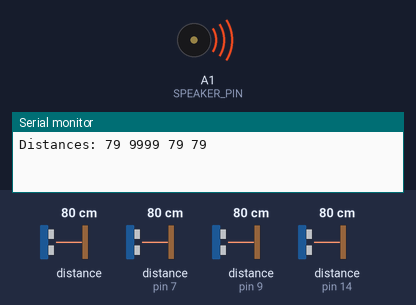
This sketch was run on a simulated Arduino Nano, built with avr-gcc and run on an emulated ATmega328P. Parts: buzzer (waves = sounding), the last lines printed to the serial monitor. Wiring (inferred from the names in the program): 3 × ultrasonic range finder: trigger pin 6, echo pin 7 / trigger pin 8, echo pin 9 / trigger pin 13, echo pin 14; range finder with pulse-width output: data pin 0. The test bench sets the inputs (shaded band); at power-on: distance to the obstacle 80 cm, distance to the obstacle (sensors on pin 7, pin 9, pin 14) 80 cm. The echo pulse lasts 58.3 µs per cm; random numbers use the default seed unless the sketch sets one.

Above: at 0.3 s.
At 2.32 s:
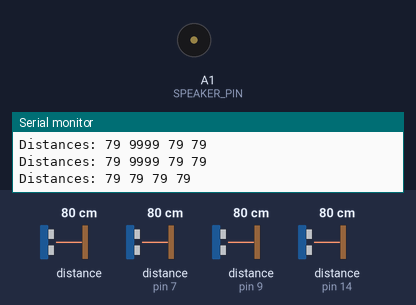
Timing chart, 0 to 3.0 s (numbered marks = the images above):
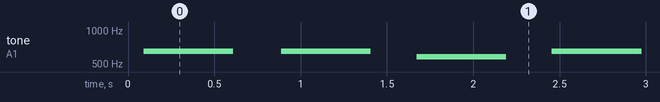

The sketch:

script.ino
```cpp
#include <Arduino.h>
#include "pitches.h"

// Define some fixed variables re: the keyboard
const int numKeys = 3; // This is a 13-key keyboard
const int buttons[numKeys] = {5, 3, A6}; // The keys will be connected to these pins on the Arduino

// Initialize the notePlaying array to be all zeros. This array describes the status of all the notes - whether it is currently playing or not ('YES playing' or 'NOT playing').
bool notePlaying[numKeys] = {0};  // bool has two states: [0 and 1] = [FALSE and TRUE] = [LOW and HIGH]. 0 = this note is not playing (the key is not pressed); 1 = this note is already playing (the key is pressed)

// Notes to play based on sensors
// int notes[] = {NOTE_C3, NOTE_D3, NOTE_F3, NOTE_A3};
// int notes[] = {NOTE_C4, NOTE_E4, NOTE_G4, NOTE_B4};
int notes[] = {NOTE_C5, NOTE_D5, NOTE_E5, NOTE_F5};

// Ultrasonic sensor pins
#define SENSOR1_TRIG 13
#define SENSOR1_EC 14
#define SENSOR2_TRIG 1
#define SENSOR2_EC 0
#define SENSOR3_TRIG 8
#define SENSOR3_EC 9
#define SENSOR4_TRIG 6
#define SENSOR4_EC 7

// Speaker connected to PAM8302A
#define SPEAKER_PIN A1 // PWM-capable pin connected to PAM8302A

// Volume control (percentage: 0 to 100)
int volume = 100;

void setup() {
  Serial.begin(9600);

  // define pinMode for all the buttons as INPUT
  for (int i = 0; i < numKeys; i++) {
    pinMode(buttons[i], INPUT);
  }

  // set up the built-in LED as an OUTPUT (If we don't do this, the Arduino does not know "how to talk to" the built-inLED and we wouldn't be able to use it)
  pinMode(LED_BUILTIN, OUTPUT);

  // Initialize ultrasonic sensor pins
  pinMode(SENSOR1_TRIG, OUTPUT);
  pinMode(SENSOR1_EC, INPUT);
  pinMode(SENSOR2_TRIG, OUTPUT);
  pinMode(SENSOR2_EC, INPUT);
  pinMode(SENSOR3_TRIG, OUTPUT);
  pinMode(SENSOR3_EC, INPUT);
  pinMode(SENSOR4_TRIG, OUTPUT);
  pinMode(SENSOR4_EC, INPUT);

  // Initialize speaker pin
  pinMode(SPEAKER_PIN, OUTPUT);
}

void loop() {
  // Get distances from all sensors
  int distances[] = {
    getDistance(SENSOR1_TRIG, SENSOR1_EC),
    getDistance(SENSOR2_TRIG, SENSOR2_EC),
    getDistance(SENSOR3_TRIG, SENSOR3_EC),
    getDistance(SENSOR4_TRIG, SENSOR4_EC)
  };

  // Log distances for debugging
  Serial.print("Distances: ");
  for (int i = 0; i < 4; i++) {
    Serial.print(distances[i]);
    Serial.print(" ");
  }
  Serial.println();

  // Determine the closest sensor
  int closestIndex = getClosestSensor(distances);

  // Play the corresponding note if a valid sensor is selected
  if (closestIndex != -1) {
    playBeepingTone(notes[closestIndex], 500, volume); // Play the note with beeping effect
  } else {
    analogWrite(SPEAKER_PIN, 0); // Ensure no sound if no valid sensor
  }

  delay(200); // Short delay before the next cycle
}

int getDistance(int trigPin, int echoPin) {
  // Trigger the sensor
  digitalWrite(trigPin, LOW);
  delayMicroseconds(2);
  digitalWrite(trigPin, HIGH);
  delayMicroseconds(10);
  digitalWrite(trigPin, LOW);

  // Read the echo pulse
  long duration = pulseIn(echoPin, HIGH, 30000); // Timeout of 30 ms

  // Calculate distance in cm (speed of sound ~0.0343 cm/us)
  int distance = (duration * 0.0343) / 2;
  return distance > 0 ? distance : 9999; // Return a large number if no reading
}

int getClosestSensor(int distances[]) {
  int minDistance = 9999; // Start with a high value
  int closestIndex = -1;
  int tieIndices[4]; // To handle ties
  int tieCount = 0;

  // Find the minimum distance
  for (int i = 0; i < 4; i++) {
    if (distances[i] < minDistance) {
      minDistance = distances[i];
      closestIndex = i;
      tieCount = 0; // Reset tie count
      tieIndices[tieCount++] = i; // Add this index as the first tie
    } else if (distances[i] == minDistance) {
      tieIndices[tieCount++] = i; // Add to tie list
    }
  }

  // If there are ties, pick a random one
  if (tieCount > 1) {
    closestIndex = tieIndices[random(0, tieCount)];
  }

  return closestIndex; // Return the closest sensor index
}

// Function to generate a beeping tone with adjustable volume
void playBeepingTone(int frequency, int duration, int amplitudePercentage) {
  const int maxAmplitude = 255; // Max PWM value (8-bit resolution)
  int amplitude = map(amplitudePercentage, 0, 100, 0, maxAmplitude); // Map percentage to 0-255
  long period = 1000000L / frequency; // Period of the wave in microseconds
  long halfPeriod = period / 2;

  unsigned long startMillis = millis();
  while (millis() - startMillis < duration) {
    analogWrite(SPEAKER_PIN, amplitude); // High with adjusted amplitude
    delayMicroseconds(halfPeriod);

    analogWrite(SPEAKER_PIN, 0);        // Low
    delayMicroseconds(halfPeriod);
  }

  // Small pause to create the beeping effect
  delay(50); // Pause between beeps

}
```

pitches.h
```cpp
/*************************************************
 * Public Constants
 *************************************************/

#define NOTE_B0  31
#define NOTE_C1  33
#define NOTE_CS1 35
#define NOTE_D1  37
#define NOTE_DS1 39
#define NOTE_E1  41
#define NOTE_F1  44
#define NOTE_FS1 46
#define NOTE_G1  49
#define NOTE_GS1 52
#define NOTE_A1  55
#define NOTE_AS1 58
#define NOTE_B1  62
#define NOTE_C2  65
#define NOTE_CS2 69
#define NOTE_D2  73
#define NOTE_DS2 78
#define NOTE_E2  82
#define NOTE_F2  87
#define NOTE_FS2 93
#define NOTE_G2  98
#define NOTE_GS2 104
#define NOTE_A2  110
#define NOTE_AS2 117
#define NOTE_B2  123
#define NOTE_C3  131
#define NOTE_CS3 139
#define NOTE_D3  147
#define NOTE_DS3 156
#define NOTE_E3  165
#define NOTE_F3  175
#define NOTE_FS3 185
#define NOTE_G3  196
#define NOTE_GS3 208
#define NOTE_A3  220
#define NOTE_AS3 233
#define NOTE_B3  247
#define NOTE_C4  262
#define NOTE_CS4 277
#define NOTE_D4  294
#define NOTE_DS4 311
#define NOTE_E4  330
#define NOTE_F4  349
#define NOTE_FS4 370
#define NOTE_G4  392
#define NOTE_GS4 415
#define NOTE_A4  440
#define NOTE_AS4 466
#define NOTE_B4  494
#define NOTE_C5  523
#define NOTE_CS5 554
#define NOTE_D5  587
#define NOTE_DS5 622
#define NOTE_E5  659
#define NOTE_F5  698
#define NOTE_FS5 740
#define NOTE_G5  784
#define NOTE_GS5 831
#define NOTE_A5  880
#define NOTE_AS5 932
#define NOTE_B5  988
#define NOTE_C6  1047
#define NOTE_CS6 1109
#define NOTE_D6  1175
#define NOTE_DS6 1245
#define NOTE_E6  1319
#define NOTE_F6  1397
#define NOTE_FS6 1480
#define NOTE_G6  1568
#define NOTE_GS6 1661
#define NOTE_A6  1760
#define NOTE_AS6 1865
#define NOTE_B6  1976
#define NOTE_C7  2093
#define NOTE_CS7 2217
#define NOTE_D7  2349
#define NOTE_DS7 2489
#define NOTE_E7  2637
#define NOTE_F7  2794
#define NOTE_FS7 2960
#define NOTE_G7  3136
#define NOTE_GS7 3322
#define NOTE_A7  3520
#define NOTE_AS7 3729
#define NOTE_B7  3951
#define NOTE_C8  4186
#define NOTE_CS8 4435
#define NOTE_D8  4699
#define NOTE_DS8 4978
```

Measured:
- by itself, tone on A1 (SPEAKER_PIN): plays 649 Hz for 0.52 s, 649 Hz for 0.52 s, 579 Hz for 0.52 s, 649 Hz for 0.52 s, 649 Hz for 0.52 s, 516 Hz for 0.52 s … (166 notes in this stretch)
